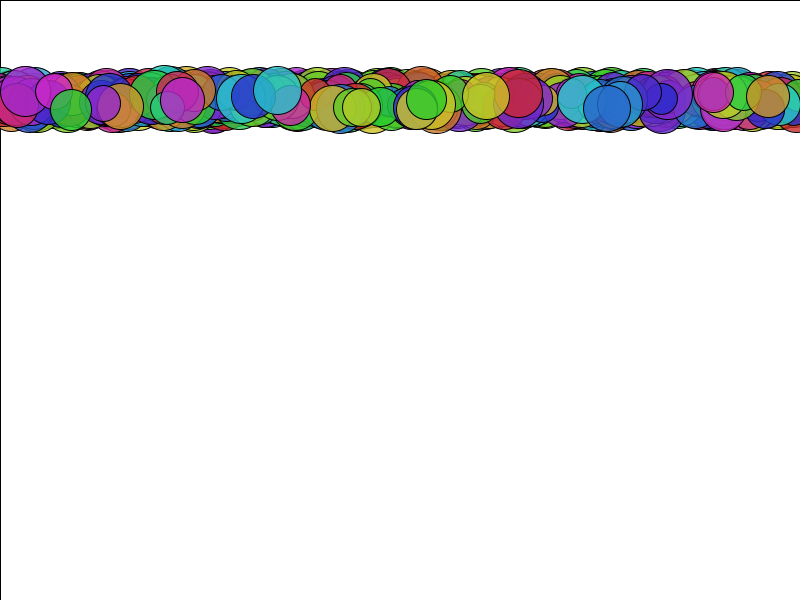
Frame 1 (no input)
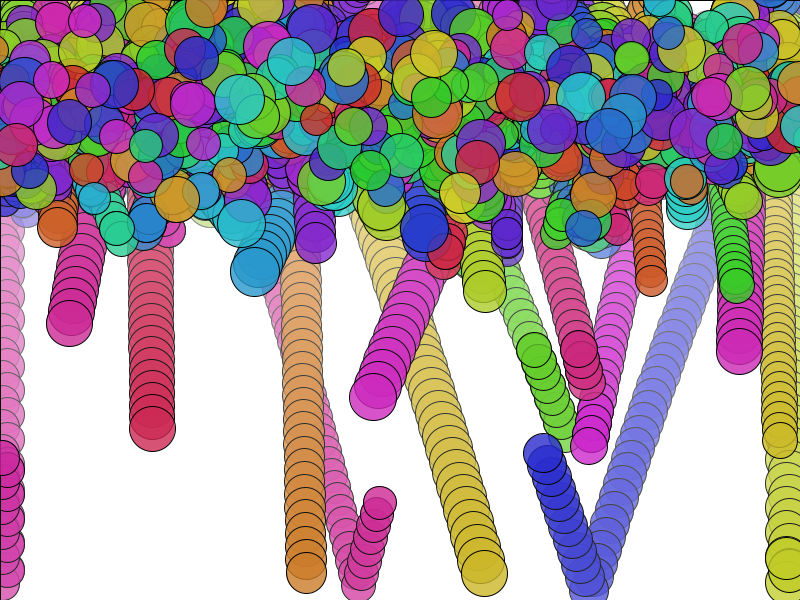
Frame 60 (the mouse pressed at the canvas centre just before this capture)
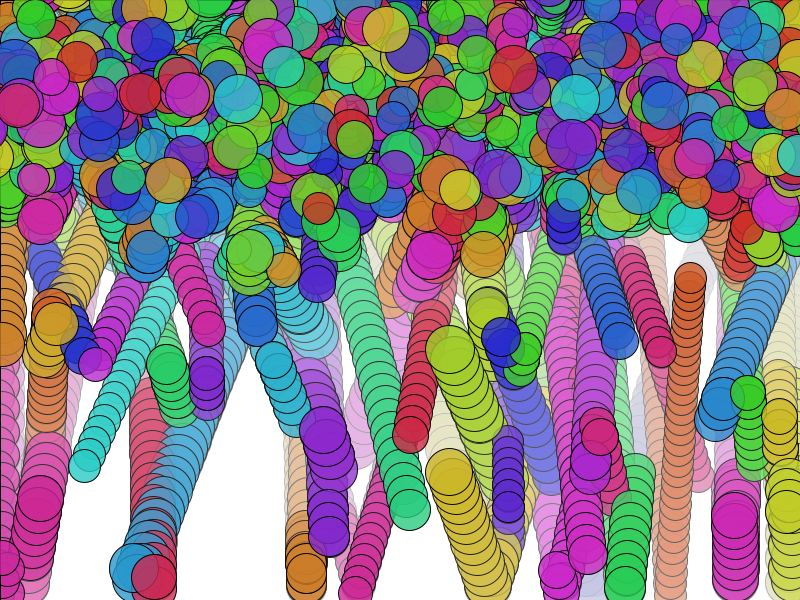
Frame 120 (the mouse held since frame 60 and released just before this capture)

The Processing sketch that drew these frames (run headless with seeded random() and noise(); from frame 60 on, the mouse is pressed at the canvas centre):

// Processing sketch: processing_66954
// ── processing_66954.pde

int count = 1000;

float[] xPos    = new float[count];
float[] yPos    = new float[count];
float[] xSpeed  = new float[count];
float[] ySpeed  = new float[count];
float[] colors  = new float[count];
float[] sizes   = new float[count];

float gravity = 0.1;

void setup() {
  smooth();
  //noStroke();
  //size(screen.width, screen.height);
  size(800, 600);
  colorMode(HSB, 360, 100, 100, 100);
  background(0, 0, 100);

  for (int i = 0; i < count; i++) {
    xPos[i]    = random(width);
    yPos[i]    = 100;
    xSpeed[i]  = random(-5, 5);
    ySpeed[i]  = random(-10, 10);
    colors[i]  = random(360);
    sizes[i]   = random(30, 50);
  }

  frameRate(120);
}

void draw() {

  fill(0, 0, 100, 2);
  rect(0, 0, width, height);
  //background(0, 0, 100);

  for (int i = 0; i < count; i++) {
    xPos[i] += xSpeed[i];
    if (xPos[i] > width - sizes[i]/2 || xPos[i] < sizes[i]/2)
      xSpeed[i] *= -1;

    yPos[i] += ySpeed[i];
    ySpeed[i] += gravity;

    if (yPos[i] > height-sizes[i]/2)
      ySpeed[i] *= -0.95;

    if (dist(xPos[i], yPos[i], mouseX, mouseY) < sizes[i]/2) {
      xSpeed[i] *= -1;
      ySpeed[i] *= -1;
    } 

    fill(colors[i], 80, 80, 80);
    ellipse(xPos[i], yPos[i], sizes[i], sizes[i]);

    for (int j = 0; j < count; j++) {
      if (i == j)
        continue;

      if (dist(xPos[i], yPos[i], xPos[j], yPos[j]) < sizes[i]/2+sizes[j]/2) {
        xSpeed[i] *= -1;
        ySpeed[i] *= -1;
        xSpeed[j] *= -1;
        ySpeed[j] *= -1;
      }
    }
  }
}
